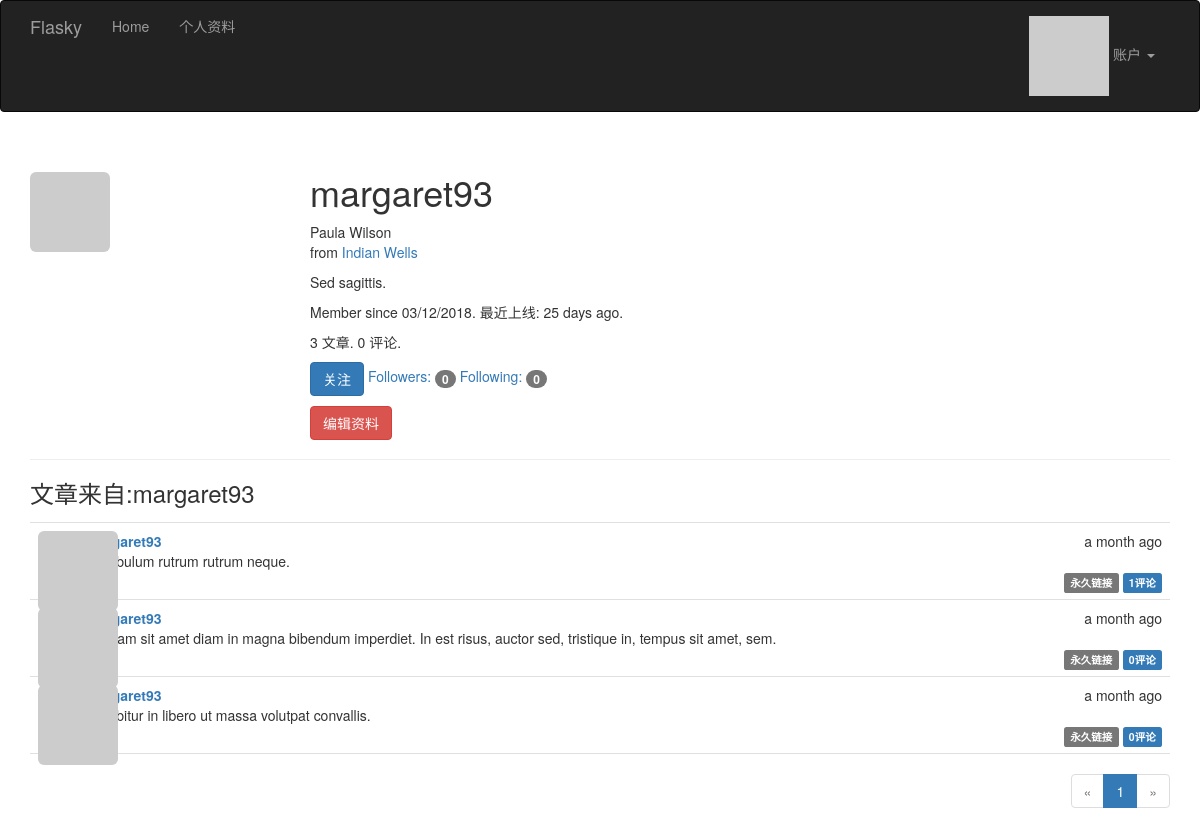
The page /user/margaret93 (signed in) on the database its author committed.
### app/models.py (models this page shows, shortened)
class User(UserMixin, db.Model):
	__tablename__ = 'users'
	id = db.Column(db.Integer, primary_key=True)
	username = db.Column(db.String(64), unique=True, index=True)
	role_id = db.Column(db.Integer, db.ForeignKey('roles.id'))
	password_hash = db.Column(db.String(128))
	email = db.Column(db.String(64), unique=True, index=True)
	confirmed = db.Column(db.Boolean, default=False)
	name = db.Column(db.String(64))
	location = db.Column(db.String(64))
	about_me = db.Column(db.Text())
	member_since = db.Column(db.DateTime(), default=datetime.utcnow)
	last_seen = db.Column(db.DateTime(), default=datetime.utcnow)
	avatar_hash = db.Column(db.String(32))
	posts = db.relationship('Post', backref='author', lazy='dynamic')
	followed = db.relationship('Follow',
								foreign_keys=[Follow.follower_id],
								backref=db.backref('follower', lazy='joined'),
								lazy='dynamic',
								cascade='all, delete-orphan')
	followers = db.relationship('Follow',
								foreign_keys=[Follow.followed_id],
								backref=db.backref('followed',lazy='joined'),
								lazy='dynamic',
								cascade='all, delete-orphan')
	comments = db.relationship('Comment', backref='author', lazy='dynamic')
	def can(self, perm):
		return self.role is not None and self.role.has_permission(perm)
	def is_administrator(self):
		return self.can(Permission.ADMIN)
	@property
	def password(self):
		raise AttributeError('password is not a readable attribute')
	def ping(self):
		self.last_seen = datetime.utcnow()
		db.session.add(self)
	def gravatar(self, size=100, default='identicon', rating='g'):
		url = 'https://secure.gravatar.com/avatar'
		hash = self.avatar_hash or self.gravatar_hash()
		return '{url}/{hash}?s={size}&d={default}&r={rating}'.format(url=url, hash=hash, size=size, default=default, rating=rating)
	def is_following(self, user):
		if user.id is None:
			return False
		return self.followed.filter_by(followed_id=user.id).first() is not None

class Post(db.Model):
	__tablename__ = 'posts'
	id = db.Column(db.Integer, primary_key=True)
	body = db.Column(db.Text)
	body_html = db.Column(db.Text)
	timestamp = db.Column(db.DateTime, index=True, default=datetime.utcnow)
	author_id = db.Column(db.Integer, db.ForeignKey('users.id'))
	comments = db.relationship('Comment', backref='post', lazy='dynamic')

### app/main/views.py (the view)
@main.route('/user/<username>')
def user(username):
	user = User.query.filter_by(username=username).first_or_404()
	page = request.args.get('page', 1, type=int)
	pagination = user.posts.order_by(Post.timestamp.desc()).paginate(
		page, per_page=current_app.config['FLASKY_POSTS_PER_PAGE'],
		error_out=False)
	posts = pagination.items
	return render_template('user.html', user=user, posts=posts, pagination=pagination)

### app/auth/views.py (called while the page is built)
@auth.before_app_request
def before_request():
	if current_user.is_authenticated:
		current_user.ping()
		if not current_user.confirmed \
				and request.endpoint \
				and request.blueprint != 'auth' \
				and request.endpoint != 'static':
			return redirect(url_for('auth.unconfirmed'))

### app/main/__init__.py (called while the page is built)
@main.app_context_processor
def inject_permission():
	return dict(Permission=Permission)

### app/models.py (called while the page is built)
@login_manager.user_loader
def load_user(user_id):
	return User.query.get(int(user_id))

	def has_permission(self, perm):
		return self.permissions & perm == perm

### app/templates/user.html (shortened to what this page needs)
{% extends 'base.html' %}
{% import '_macros.html' as macros %}
{% block page_content %}
    <div class="page-header">
        <img class="img-rounded profile-thumbnail" src="{{ user.gravatar(size=256) }}">
        <div class="profile-header">
            <h1>{{ user.username }}</h1>
            {% if user.name or user.location %}
                <p>
                    {% if user.name %}{{ user.name }}<br>{% endif %}
                    {% if user.location %}
                        from <a href="http://maps.baidu.com/?q={{ user.location }}">{{ user.location }}</a><br>
                    {% endif %}
                </p>
            {% endif %}
            {% if user.about_me %}<p>{{ user.about_me }}</p>{% endif %}
            <p>Member since {{ moment(user.member_since).format('L') }}. 最近上线: {{ moment(user.last_seen).fromNow() }}.</p>
            <p>{{ user.posts.count() }} 文章. {{ user.comments.count() }} 评论.</p>
            <p>
                {% if current_user.can(Permission.FOLLOW) and user != current_user %}
                    {% if not current_user.is_following(user) %}
                        <a href="{{ url_for('.follow', username=user.username) }}" class="btn btn-primary">关注</a>
                    {% else %}
                        <a href="{{ url_for('.unfollow', username=user.username) }}" class="btn btn-default">取消关注</a>
                    {% endif %}
                {% endif %}
                <a href="{{ url_for('.followers', username=user.username) }}">Followers: <span class="badge">{{ user.followers.count() - 1 }}</span></a>
                <a href="{{ url_for('.followed_by', username=user.username) }}">Following: <span class="badge">{{ user.followed.count() - 1 }}</span></a>
            </p>
            <p>
                {% if current_user.is_administrator %}
                    <a class="btn btn-danger" href="{{ url_for('.edit_profile_admin', id=user.id) }}">编辑资料</a>
                {% endif %}
            </p>
        </div>
    </div>
    <h3>文章来自:{{ user.username }}</h3>
    {% include '_posts.html' %}
    {% if pagination %}
        <div class="pagination">
            {{ macros.pagination_widget(pagination, '.user', username=user.username) }}
        </div>
    {% endif %}
{% endblock %}

### app/templates/base.html (shortened to what this page needs)
{% extends "bootstrap/base.html" %}
{% block head %}
    {{ super() }}
    <link rel="stylesheet" type="text/css" href="{{ url_for('static', filename='styles.css') }}">
{% endblock %}
{% block navbar %}
<div class="navbar navbar-inverse" role="navigation">
    <div class="container">
        <div class="navbar-header">
            <a class="navbar-brand" href="{{ url_for('main.index') }}">Flasky</a>
        </div>
        <div class="navbar-collapse collapse">
            <ul class="nav navbar-nav">
                <li><a href="{{ url_for('main.index') }}">Home</a></li>
                {% if current_user.is_authenticated %}
                <li><a href="{{ url_for('main.user', username=current_user.username) }}">个人资料</a></li>
                {% endif %}
            </ul>
            <ul class="nav navbar-nav navbar-right">
                {% if current_user.is_authenticated %}
                <li class="dropdown">
                    <a href="#" class="dropdown-toggle" data-toggle="dropdown">
                        <img src="{{ current_user.gravatar(size=18) }}">
                        账户 <b class="caret"></b>
                    </a>
                </li>
                {% else %}
                <li><a href="{{ url_for('auth.login') }}">登录</a></li>
                {% endif %}
            </ul>
        </div>
    </div>
</div>
{% endblock %}
{% block content %}
<div class="container">
    {% block page_content %}{% endblock %}
</div>
{% endblock %}

### app/templates/_macros.html
{% macro pagination_widget(pagination, endpoint, fragment='') %}
<ul class="pagination">
    <li{% if not pagination.has_prev %} class="disabled"{% endif %}>
         <a href="{% if pagination.has_prev %}{{ url_for(endpoint, page=pagination.prev_num, **kwargs) }}{{ fragment }}{% else %}#{% endif %}">
            &laquo;
        </a>
    </li>
    {% for p in pagination.iter_pages() %}
        {% if p %}
            {% if p == pagination.page %}
            <li class="active">
                <a href="{{ url_for(endpoint, page = p, **kwargs) }}{{ fragment }}">{{ p }}</a>
            </li>
            {% else %}
            <li>
                <a href="{{ url_for(endpoint, page = p, **kwargs) }}{{ fragment }}">{{ p }}</a>
            </li>
            {% endif %}
        {% else %}
        <li class="disabled"><a href="#">&hellip;</a></li>
        {% endif %}
    {% endfor %}
    <li{% if not pagination.has_next %} class="disabled"{% endif %}>
        <a href="{% if pagination.has_next %}{{ url_for(endpoint, page=pagination.next_num, **kwargs) }}{{ fragment }}{% else %}#{% endif %}">
            &raquo;
        </a>
    </li>
</ul>
{% endmacro %}

### app/templates/_posts.html (shortened to what this page needs)
<ul class="posts">
    {% for post in posts %}
    <li class="post">
        <div class="post-thumbnail">
            <a href="{{ url_for('.user', username=post.author.username) }}">
                <img class="img-rounded profile-thumbnail" src="{{ post.author.gravatar(size=40) }}">
            </a>
        </div>
        <div class="post-content">
            <div class="post-date">{{ moment(post.timestamp).fromNow() }}</div>
            <div class="post-author"><a href="{{ url_for('.user', username=post.author.username) }}">{{ post.author.username }}</a></div>
            <div class="post-body">
                {% if post.body_html %}
                    {{ post.body_html | safe }}
                {% else %}
                    {{ post.body }}
                {% endif %}
            </div>
            <div class="post-footer">
                <a href="{{ url_for('.post', id=post.id) }}">
                    <span class="label label-default">永久链接</span>
                </a>
                <a href="{{ url_for('.post', id=post.id) }}#comments">
                    <span class="label label-primary">{{ post.comments.count() }}评论</span>
                </a>
            </div>
        </div>
    </li>
    {% endfor %}
</ul>

### app/static/styles.css (style rules this page uses)
.profile-thumbnail { position: absolute; }
.profile-header { min-height: 260px; margin-left: 280px; }
ul.posts { list-style-type: none; padding: 0px; margin: 16px 0px 0px 0px; border-top: 1px solid #e0e0e0; }
ul.posts li.post { padding: 8px; border-bottom: 1px solid #e0e0e0; }
div.post-date { float: right; }
div.post-author { font-weight: bold; }
div.post-thumbnail { position: absolute; }
div.post-content { margin-left: 48px; min-height: 48px; }
div.pagination { width: 100%; text-align: right; padding: 0px; margin: 0px; }
div.post-footer { text-align: right; }

### rows shown on the page
User: username "margaret93", name "Paula Wilson", location "Indian Wells", about_me "Sed sagittis.", member_since "03/12/2018", last_seen "25 days ago"
Post: timestamp "a month ago", author.username "margaret93", body "Vestibulum rutrum rutrum neque.", comments.count "1"
Post: timestamp "a month ago", author.username "margaret93", body "Aliquam sit amet diam in magna bibendum imperdiet. In est risus, auctor sed, tristique in, tempus sit amet, sem.", comments.count "0"
Post: timestamp "a month ago", author.username "margaret93", body "Curabitur in libero ut massa volutpat convallis.", comments.count "0"

### other values the page prints
{{ user.posts.count() }} "3"
{{ user.comments.count() }} "0"
{{ user.followers.count() - 1 }} "0"
{{ user.followed.count() - 1 }} "0"
{{ p }} "1"
